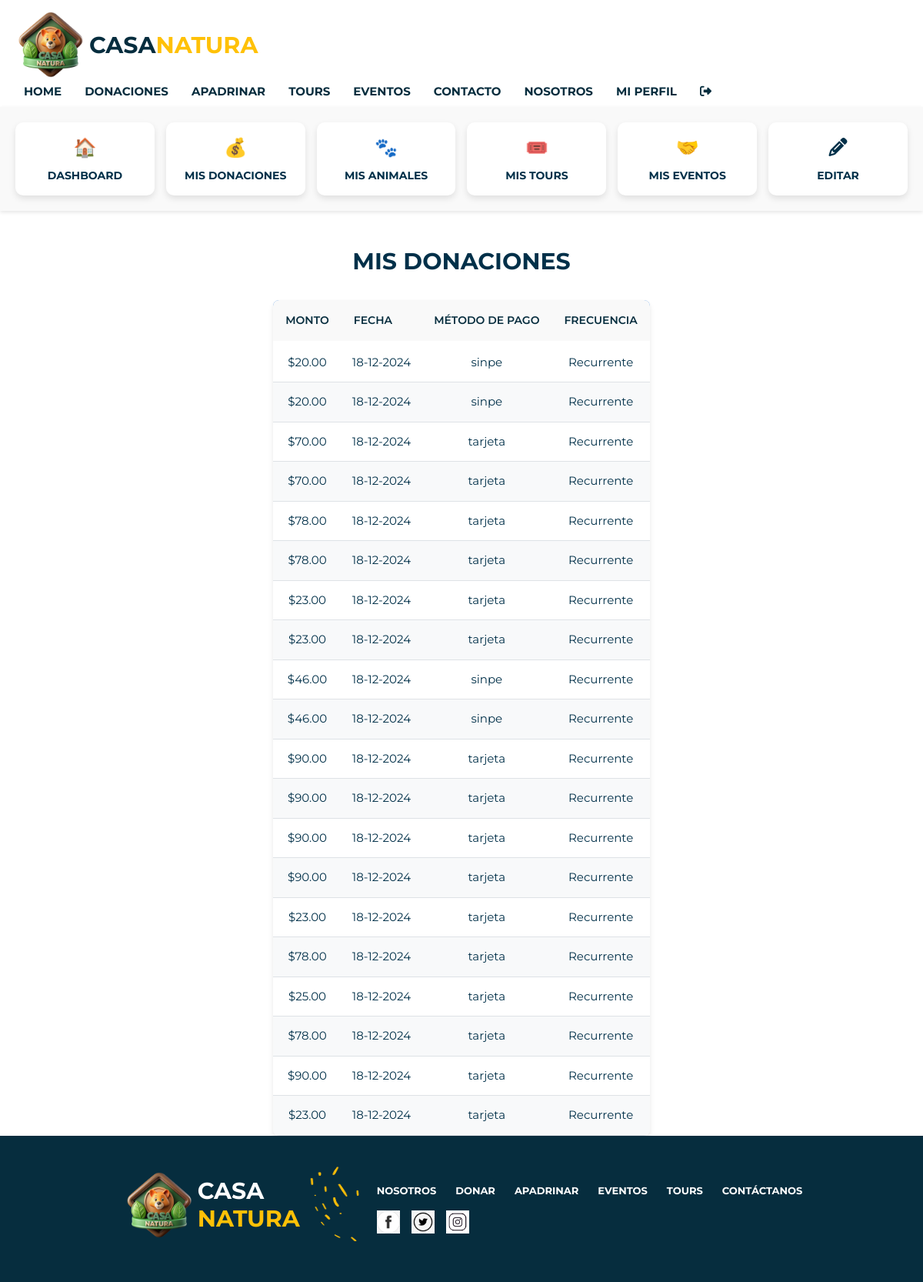
The app's page /donaciones.php (signed in) with its own data.
### tables this page shows
CREATE TABLE `donaciones` (
  `ID_Donacion` int(10) NOT NULL,
  `Monto` int(50) NOT NULL,
  `Fecha` date NOT NULL,
  `ID_Usuario` int(10) NOT NULL,
  `Estado` tinyint(1) NOT NULL,
  `MetodoPago` varchar(50) DEFAULT NULL
);

### donaciones.php (the view, shortened to what this page needs)
<?php
include('./actions/conexion.php');
$usuario_id = $_SESSION['usuario_id'];
$query = "
    SELECT
        Monto,
        Fecha,
        MetodoPago,
        CASE
            WHEN Estado = 1 THEN 'Recurrente'
            ELSE 'Única'
        END AS Frecuencia
    FROM donaciones
    WHERE ID_Usuario = ?
";
$stmt = $conn->prepare($query);
$stmt->bind_param("i", $usuario_id);
$stmt->execute();
$result = $stmt->get_result();
?>
<!DOCTYPE html>
<html lang="es">
<head>
    <link rel="stylesheet" href="https://cdnjs.cloudflare.com/ajax/libs/font-awesome/6.7.1/css/all.min.css" />
    <link rel="stylesheet" href="./css/style.css" >
    <link rel="stylesheet" href="https://cdn.jsdelivr.net/npm/bootstrap@4.3.1/dist/css/bootstrap.min.css">
</head>
<body>
    <?php
    include('fragmentos.php');
    echo $navbar;
    ?>
    <main>
    <?php
    include('fragmentos.php');
    echo $opciones;
    ?>
<h2 class="perfil-title-donaciones text-center mt-5">MIS DONACIONES</h2>
        <div >
            <div class="col main-content-perfil">
                <div class="row">
                    <div class="container ">
                        <br>
                        <table class="tabla text-center">
                            <thead>
                                <tr>
                                    <th>Monto</th>
                                    <th>Fecha</th>
                                    <th>Método de Pago</th>
                                    <th>Frecuencia</th>
                                </tr>
                            </thead>
                            <tbody>
                                <?php if ($result->num_rows > 0): ?>
                                    <?php while ($donacion = $result->fetch_assoc()): ?>
                                        <tr>
                                            <td>$<?php echo number_format($donacion['Monto'], 2); ?></td>
                                            <td><?php echo date("d-m-Y", strtotime($donacion['Fecha'])); ?></td>
                                            <td><?php echo $donacion['MetodoPago']; ?></td>
                                            <td><?php echo $donacion['Frecuencia']; ?></td>
                                        </tr>
                                    <?php endwhile; ?>
                                <?php else: ?>
                                    <tr>
                                        <td colspan="4" class="text-center">No tienes donaciones registradas.</td>
                                    </tr>
                                <?php endif; ?>
                            </tbody>
                        </table>
                    </div>
                </div>
            </div>
        </div>
    </main>
    <?php
    include("fragmentos.php");
    echo $footer;
    ?>
</body>
</html>

### css/style.css (style rules this page uses)
body { font-family: 'Montserrat', sans-serif; margin: 0; display: flex; flex-direction: column; padding: 0; box-sizing: border-box; font-weight: bold; min-height: 100vh; }
main { flex: 1; }
.container { justify-items: center; }
table { color:#062D3E; width: 100%; border-collapse:collapse; }
th { background-color: #f9f9f9; }
td { font-weight: 200; }
th, td { color:#062D3E; padding:12px; text-align:left; }
body { font-family: Arial, sans-serif; margin: 0; padding: 0; }
.tabla { width: 100%; border-collapse: separate; border-spacing: 0; background-color: #ffffff; box-shadow: 0px 4px 6px rgba(0, 0, 0, 0.1); border-radius: 8px; overflow: hidden; font-family: "Montserrat", Arial, sans-serif; font-size: 15px; color: #003049; }
.tabla thead { background-color: #4A90E2; color: white; }
.tabla thead th { text-transform: uppercase; padding: 16px; font-size: 14px; font-weight: 600; text-align: left; border-bottom: 3px solid #ffffff; }
.tabla td { transition: background-color 0.3s ease; color: #003049; font-weight:400; text-align: center; }
.tabla tbody tr:nth-child(even) { background-color: #f8f9fa; }
.tabla tbody tr:nth-child(odd) { background-color: #ffffff; }
.tabla tbody td { padding: 14px; border-bottom: 1px solid #dee2e6; }
.main-content-perfil { flex: 1; display: flex; align-items: flex-start; flex-wrap: wrap; justify-content: center; }
.perfil-title-donaciones { color: #003049; font-family: "Montserrat", Arial, sans-serif; font-size: 30px; font-weight: bold; }

### records on screen
donaciones: Monto "20.00", Fecha "18-12-2024", MetodoPago "sinpe", Frecuencia "Recurrente"
donaciones: Monto "20.00", Fecha "18-12-2024", MetodoPago "sinpe", Frecuencia "Recurrente"
donaciones: Monto "70.00", Fecha "18-12-2024", MetodoPago "tarjeta", Frecuencia "Recurrente"
donaciones: Monto "70.00", Fecha "18-12-2024", MetodoPago "tarjeta", Frecuencia "Recurrente"
donaciones: Monto "78.00", Fecha "18-12-2024", MetodoPago "tarjeta", Frecuencia "Recurrente"
donaciones: Monto "78.00", Fecha "18-12-2024", MetodoPago "tarjeta", Frecuencia "Recurrente"
donaciones: Monto "23.00", Fecha "18-12-2024", MetodoPago "tarjeta", Frecuencia "Recurrente"
donaciones: Monto "23.00", Fecha "18-12-2024", MetodoPago "tarjeta", Frecuencia "Recurrente"
donaciones: Monto "46.00", Fecha "18-12-2024", MetodoPago "sinpe", Frecuencia "Recurrente"
donaciones: Monto "46.00", Fecha "18-12-2024", MetodoPago "sinpe", Frecuencia "Recurrente"
donaciones: Monto "90.00", Fecha "18-12-2024", MetodoPago "tarjeta", Frecuencia "Recurrente"
donaciones: Monto "90.00", Fecha "18-12-2024", MetodoPago "tarjeta", Frecuencia "Recurrente"
donaciones: Monto "90.00", Fecha "18-12-2024", MetodoPago "tarjeta", Frecuencia "Recurrente"
donaciones: Monto "90.00", Fecha "18-12-2024", MetodoPago "tarjeta", Frecuencia "Recurrente"
donaciones: Monto "23.00", Fecha "18-12-2024", MetodoPago "tarjeta", Frecuencia "Recurrente"
donaciones: Monto "78.00", Fecha "18-12-2024", MetodoPago "tarjeta", Frecuencia "Recurrente"
donaciones: Monto "25.00", Fecha "18-12-2024", MetodoPago "tarjeta", Frecuencia "Recurrente"
donaciones: Monto "78.00", Fecha "18-12-2024", MetodoPago "tarjeta", Frecuencia "Recurrente"
donaciones: Monto "90.00", Fecha "18-12-2024", MetodoPago "tarjeta", Frecuencia "Recurrente"
donaciones: Monto "23.00", Fecha "18-12-2024", MetodoPago "tarjeta", Frecuencia "Recurrente"
